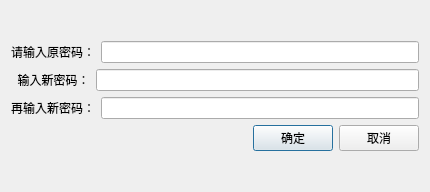
<?xml version="1.0" encoding="UTF-8"?>
<ui version="4.0">
 <class>changepassword</class>
 <widget class="QDialog" name="changepassword">
  <property name="geometry">
   <rect>
    <x>0</x>
    <y>0</y>
    <width>430</width>
    <height>192</height>
   </rect>
  </property>
  <property name="windowTitle">
   <string>Dialog</string>
  </property>
  <layout class="QVBoxLayout" name="verticalLayout_2">
   <item>
    <layout class="QVBoxLayout" name="verticalLayout">
     <item>
      <layout class="QHBoxLayout" name="horizontalLayout">
       <item>
        <widget class="QLabel" name="label">
         <property name="text">
          <string>请输入原密码：</string>
         </property>
        </widget>
       </item>
       <item>
        <widget class="QLineEdit" name="le_currentPassword"/>
       </item>
      </layout>
     </item>
     <item>
      <layout class="QHBoxLayout" name="horizontalLayout_2">
       <item>
        <widget class="QLabel" name="label_2">
         <property name="text">
          <string>  输入新密码：</string>
         </property>
        </widget>
       </item>
       <item>
        <widget class="QLineEdit" name="le_newpassword"/>
       </item>
      </layout>
     </item>
     <item>
      <layout class="QHBoxLayout" name="horizontalLayout_3">
       <item>
        <widget class="QLabel" name="label_3">
         <property name="text">
          <string>再输入新密码：</string>
         </property>
        </widget>
       </item>
       <item>
        <widget class="QLineEdit" name="le_again"/>
       </item>
      </layout>
     </item>
     <item>
      <layout class="QHBoxLayout" name="horizontalLayout_4">
       <item>
        <spacer name="horizontalSpacer">
         <property name="orientation">
          <enum>Qt::Horizontal</enum>
         </property>
         <property name="sizeHint" stdset="0">
          <size>
           <width>168</width>
           <height>20</height>
          </size>
         </property>
        </spacer>
       </item>
       <item>
        <widget class="QPushButton" name="pb_ok">
         <property name="text">
          <string>确定</string>
         </property>
        </widget>
       </item>
       <item>
        <widget class="QPushButton" name="pb_cancel">
         <property name="text">
          <string>取消</string>
         </property>
        </widget>
       </item>
      </layout>
     </item>
    </layout>
   </item>
  </layout>
 </widget>
 <resources/>
 <connections/>
</ui>
